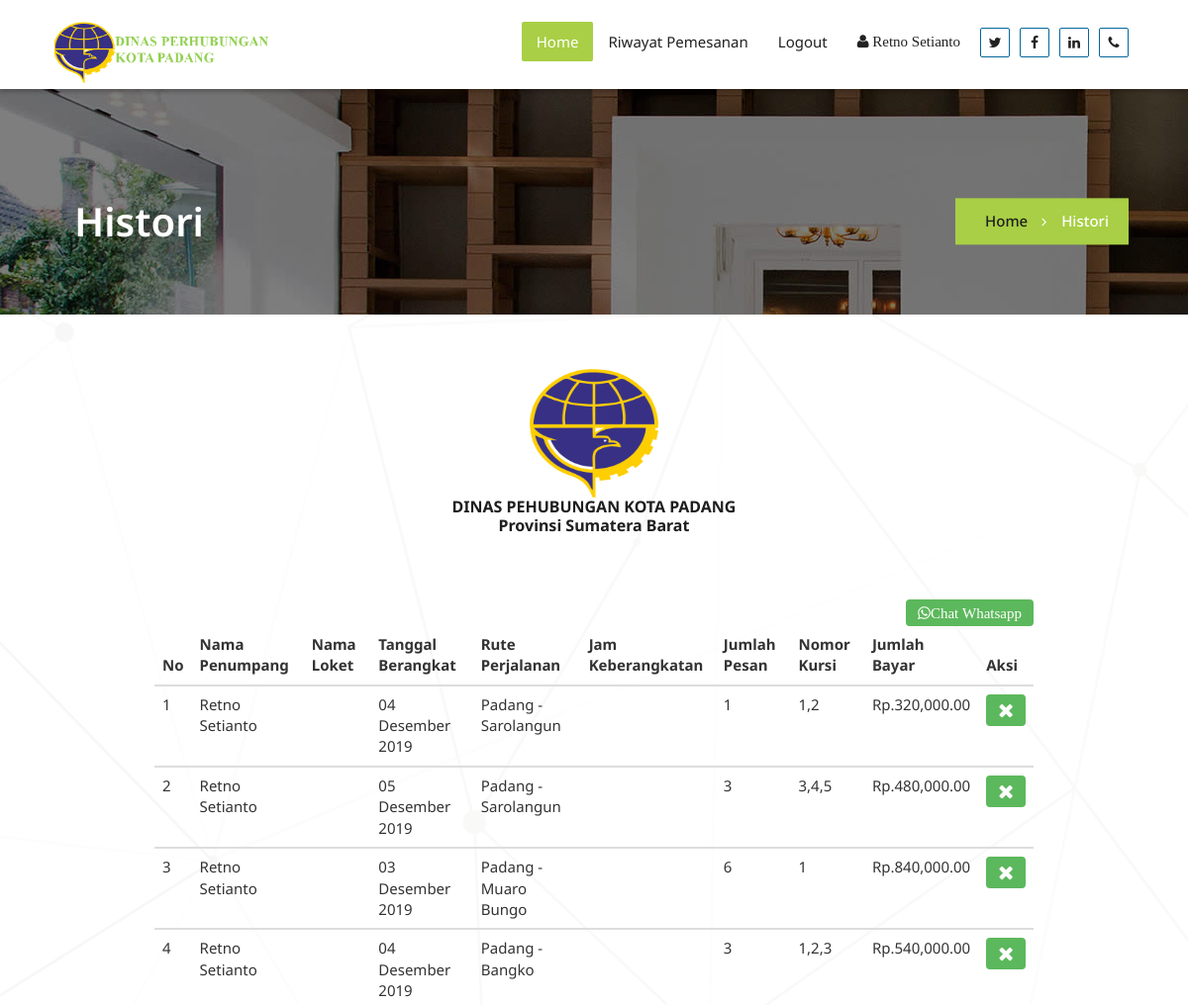
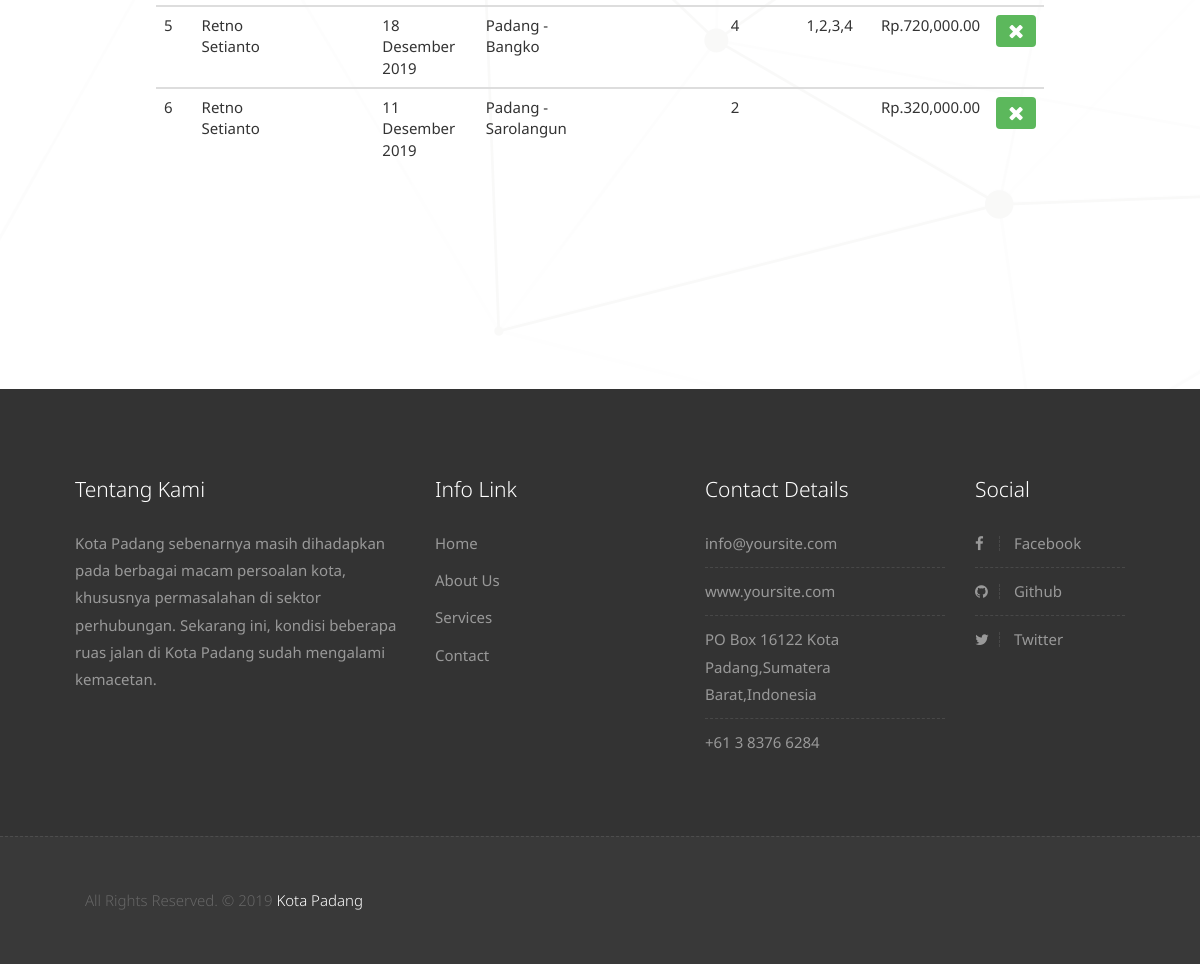
The page /index.php?page=riwayat_pesan (signed in) on the database its author committed (2 pictures, top to bottom).
### tables this page shows
CREATE TABLE `tbl_histori` (
  `id_pesan` int(11) NOT NULL,
  `id_rute` int(11) NOT NULL,
  `id_penumpang` int(11) NOT NULL,
  `id_loket` int(11) NOT NULL,
  `no_pesan` varchar(100) NOT NULL,
  `jumlah_pesan` varchar(45) NOT NULL,
  `no_kursi` varchar(100) NOT NULL,
  `tanggal_pesan` date NOT NULL,
  `jumlah_bayar` int(11) NOT NULL
);

CREATE TABLE `tbl_penumpang` (
  `id_penumpang` int(11) NOT NULL,
  `tgl_regis` date NOT NULL,
  `username` varchar(34) NOT NULL,
  `password` varchar(34) NOT NULL,
  `nama_penumpang` varchar(34) NOT NULL,
  `no_tlp` int(34) NOT NULL,
  `alamat` varchar(100) NOT NULL
);

CREATE TABLE `tbl_rute` (
  `id_rute` int(11) NOT NULL,
  `jalur_rute` varchar(100) NOT NULL
);

### tglindo.php (called while the page is built)
<?php
function TanggalIndo($date){
    $BulanIndo = array("Januari", "Februari", "Maret", "April", "Mei", "Juni", "Juli", "Agustus", "September", "Oktober", "November", "Desember");
    $tahun = substr($date, 0, 4);
    $bulan = substr($date, 5, 2);
    $tgl   = substr($date, 8, 2);
    $result = $tgl . " " . $BulanIndo[(int)$bulan-1] . " ". $tahun;
    return($result);
}
?>

### riwayat_pesan.php (the view, shortened to what this page needs)
<div class="all-title-box">
    <div class="container">
        <div class="row">
            <div class="col-md-12">
                <h2>Histori</h2>
                <nav id="breadcrumbs">
                    <ul>
                        <li><a href="index.php">Home</a></li>
                        <li>Histori</li>
                    </ul>
                </nav>
            </div>
        </div>
    </div>
</div>
<section class="contact pb-5" id="contact">
    <div class="container pb-xl-5 pb-lg-3">
        <div class="col-lg-12 main_grid_contact" data-aos="flip-left" data-aos-easing="ease-out-cubic"
            data-aos-duration="2000" style="margin-top: 50px;margin-bottom: 200px">
            <div class="form-w3ls p-md-12 p-4">
                <center><img src="uploads/logo1.png" alt="" style="width:130px;height:130px;margin-top: 5px"></center>
                <center>
                    <h4 class="mb-4 sec-title-w3 let-spa text-bl"><b>DINAS PEHUBUNGAN KOTA PADANG</b><br><b>Provinsi Sumatera Barat</b></h4>
                </center>
                <div class="container">
                    <br>
                    <button class="btn  btn-success fa fa-whatsapp fa-1x pull-right"><a
                            href="https://api.whatsapp.com/send?phone=6285363229539&text=Halo%20Admin%20Saya%20Mau%20Bertanya?"
                            style="color:white" target="_blank">Chat Whatsapp</a></button>
                    <table class="table table-hover">
                        <thead>
                            <tr>
                                <th>No</th>
                                <th>Nama Penumpang</th>
                                <th>Nama Loket</th>
                                <th>Tanggal Berangkat</th>
                                <th>Rute Perjalanan</th>
                                <th>Jam Keberangkatan</th>
                                <th>Jumlah Pesan</th>
                                <th>Nomor Kursi</th>
                                <th>Jumlah Bayar</th>
                                <th>Aksi</th>
                            </tr>
                        </thead>
                        <?php $idpen = $_SESSION['penumpang']['id_penumpang'];?>
                        <?php
                            include "koneksi.php";
                            include "tglindo.php";
                            $sql = mysqli_query($koneksi,"SELECT * FROM tbl_histori a LEFT JOIN tbl_jadwal b ON a.id_rute=b.id_rute LEFT JOIN tbl_penumpang c ON a.id_penumpang=c.id_penumpang LEFT JOIN tbl_loket d ON a.id_loket=d.id_loket LEFT JOIN tbl_rute e ON a.id_rute=e.id_rute  WHERE a.id_penumpang='$idpen'");
                            $no=1;
                            while ($xx = mysqli_fetch_array($sql)){
                        ?>
                        <tbody>
                            <tr>
                                <td><?= $no++?></td>
                                <td><?= $xx['nama_penumpang'];?></td>
                                <td><?= $xx['nama_loket'];?></td>
                                <td><?= TanggalIndo($xx['tanggal_pesan']);?></td>
                                <td><?= $xx['jalur_rute'];?></td>
                                <td><?= $xx['jam'];?></td>
                                <td><?= $xx['jumlah_pesan'];?></td>
                                <td><?= $xx['no_kursi'];?></td>
                                <td>Rp.<?= number_format($xx['jumlah_bayar'],2)?></td>
                                <td><a href="hapus_histori.php?id=<?= $xx['no_pesan']; ?>"
                                        class="btn btn-success fa fa-times" style="font-size:20px; font-color:gren"></a></td>
                            </tr>
                        </tbody>
                        <?php } ?>
                    </table>
                </div>
            </div>
        </div>
    </div>
</section>

### index.php (shortened to what this page needs)
<!DOCTYPE html>
<html lang="en">
    <link rel="stylesheet" href="css/bootstrap.min.css">
    <link rel="stylesheet" href="style.css">
    <link rel="stylesheet" href="css/colors.css">
    <link rel="stylesheet" href="css/versions.css">
    <link rel="stylesheet" href="css/responsive.css">
    <link rel="stylesheet" href="css/custom.css">
    <link rel="stylesheet" href="style1.css">
</head>
<body class="realestate_version">
<?php include "header.php"; ?>
<?php include "content.php"; ?>
    <footer class="footer">
        <div class="container">
            <div class="row">
                <div class="col-md-4 col-sm-4 col-xs-12">
                    <div class="widget clearfix">
                        <div class="widget-title">
                            <h3>Tentang Kami</h3>
                        </div>
                        <p> Kota Padang sebenarnya masih dihadapkan pada berbagai macam persoalan kota, khususnya permasalahan di sektor perhubungan. Sekarang ini, kondisi beberapa ruas jalan di Kota Padang sudah mengalami kemacetan.</p>
                    </div>
                </div>
                <div class="col-md-3 col-sm-3 col-xs-12">
                    <div class="widget clearfix">
                        <div class="widget-title">
                            <h3>Info Link</h3>
                        </div>
                        <ul class="twitter-widget footer-links">
                            <li><a href="index.php"> Home </a></li>
                            <li><a href="?page=profil"> About Us </a></li>
                            <li><a href="#"> Services</a></li>
							<li><a href="?page=kontak"> Contact</a></li>
                        </ul>
                    </div>
                </div>
				<div class="col-md-3 col-sm-3 col-xs-12">
                    <div class="widget clearfix">
                        <div class="widget-title">
                            <h3>Contact Details</h3>
                        </div>
                        <ul class="footer-links">
                            <li><a href="mailto:#">info@yoursite.com</a></li>
                            <li><a href="#">www.yoursite.com</a></li>
                            <li>PO Box 16122 Kota Padang,Sumatera Barat,Indonesia</li>
                            <li>+61 3 8376 6284</li>
                        </ul>
                    </div>
                </div>
                <div class="col-md-2 col-sm-2 col-xs-12">
                    <div class="widget clearfix">
                        <div class="widget-title">
                            <h3>Social</h3>
                        </div>
                        <ul class="footer-links">
                            <li><a href="#"><i class="fa fa-facebook"></i> Facebook</a></li>
                            <li><a href="#"><i class="fa fa-github"></i> Github</a></li>
                            <li><a href="#"><i class="fa fa-twitter"></i> Twitter</a></li>
                        </ul>
                    </div>
                </div>
            </div>
        </div>
    </footer>
    <div class="copyrights">
        <div class="container">
            <div class="footer-distributed">
                <div class="footer-left">
                    <p class="footer-company-name">All Rights Reserved. &copy; 2019 <a href="#">Kota Padang</a></p>
                </div>
            </div>
        </div>
    </div>
</body>
</html>

### header.php (shortened to what this page needs)
<header class="header header_style_01">
        <nav class="megamenu navbar navbar-default">
            <div class="container-fluid">
                <div class="navbar-header">
                    <a class="navbar-brand" href="#"><img witdh="500px" height="63px" src="images/logos/logo6.png" alt="image"></a>
                </div>
                <div id="navbar" class="navbar-collapse collapse">
                    <ul class="nav navbar-nav navbar-right">
                        <li><a class="active" href="index.php">Home</a></li>
                        <?php if($_SESSION['penumpang']['id_penumpang']): ?>
                        <li> <a href="?page=riwayat_pesan">Riwayat Pemesanan</a></li>
                        <?php else : ?>
                        <li><a href="?page=kontak">Contact</a></li>
                        <?php endif;?>
                        <?php if($_SESSION['penumpang']['id_penumpang']): ?>
                        <li><a href="logout.php">Logout</a></li>
                        <?php else : ?>
                        <li><a href="?page=registrasi">Registrasi</a></li>
                        <?php endif ;?>
                        <?php if($_SESSION['penumpang']['id_penumpang']): ?>
                        <li><a class="fa fa-user" style="font-size:'12px'"> <?= $_SESSION['penumpang']['nama_penumpang'];?></a></li>
                        <?php else : ?>
                        <li><a href="?page=login">Login</a></li>
                        <?php endif ;?>
                        <li class="social-links"><a href="#"><i class="fa fa-twitter global-radius"></i></a></li>
                        <li class="social-links"><a href="#"><i class="fa fa-facebook global-radius"></i></a></li>
                        <li class="social-links"><a href="#"><i class="fa fa-linkedin global-radius"></i></a></li>
                        <li class="social-links"><a href="https://api.whatsapp.com/send?phone=628123456789&text=Hallo%20Agan%20Baik"><i class="fa fa-phone global-radius"></i></a></li>
                    </ul>
                </div>
            </div>
        </nav>
    </header>

### content.php
<?php
    if(!empty($_GET["page"])){
        include_once($_GET["page"].".php");
    }else {
        include "home.php";
    }
?>

### css/versions.css (style rules this page uses)
body.realestate_version .header_style_01 { background-color: rgba(255, 255, 255); }
body.realestate_version .social-links { margin-top: 0 !important; }
body.realestate_version .social-links i { border: 1px solid #076799; display: block; font-size: 14px; height: 30px; line-height: 28px; margin: -5px -3px; padding: 0 !important; text-align: center; width: 30px; }

### css/responsive.css (style rules this page uses)
@media (max-width: 1200px) { .header_style_01 .navbar-brand { padding-right: 0; } }
@media (max-width: 1200px) { .container-fluid { width: 100%; padding: 0 15px; } }
@media (max-width: 1200px) { .container { width: 90%; } }

### style1.css (style rules this page uses)
center { margin: 0 auto; width: 50%; }

### css/slideshow.css (style rules this page uses)
html { min-height: 100%; }
body, html { height: 100%; }

### rows shown on the page
tbl_histori: id_penumpang.nama_penumpang "Retno Setianto", tanggal_pesan "04 Desember 2019", id_rute.jalur_rute "Padang - Sarolangun", jumlah_pesan "1", no_kursi "1,2", jumlah_bayar "320,000.00"
tbl_histori: id_penumpang.nama_penumpang "Retno Setianto", tanggal_pesan "05 Desember 2019", id_rute.jalur_rute "Padang - Sarolangun", jumlah_pesan "3", no_kursi "3,4,5", jumlah_bayar "480,000.00"
tbl_histori: id_penumpang.nama_penumpang "Retno Setianto", tanggal_pesan "03 Desember 2019", id_rute.jalur_rute "Padang - Muaro Bungo", jumlah_pesan "6", no_kursi "1", jumlah_bayar "840,000.00"
tbl_histori: id_penumpang.nama_penumpang "Retno Setianto", tanggal_pesan "04 Desember 2019", id_rute.jalur_rute "Padang - Bangko", jumlah_pesan "3", no_kursi "1,2,3", jumlah_bayar "540,000.00"
tbl_histori: id_penumpang.nama_penumpang "Retno Setianto", tanggal_pesan "18 Desember 2019", id_rute.jalur_rute "Padang - Bangko", jumlah_pesan "4", no_kursi "1,2,3,4", jumlah_bayar "720,000.00"
tbl_histori: id_penumpang.nama_penumpang "Retno Setianto", tanggal_pesan "11 Desember 2019", id_rute.jalur_rute "Padang - Sarolangun", jumlah_pesan "2", jumlah_bayar "320,000.00"

### other values the page prints
$_SESSION['penumpang']['nama_penumpang'] "Retno Setianto"
